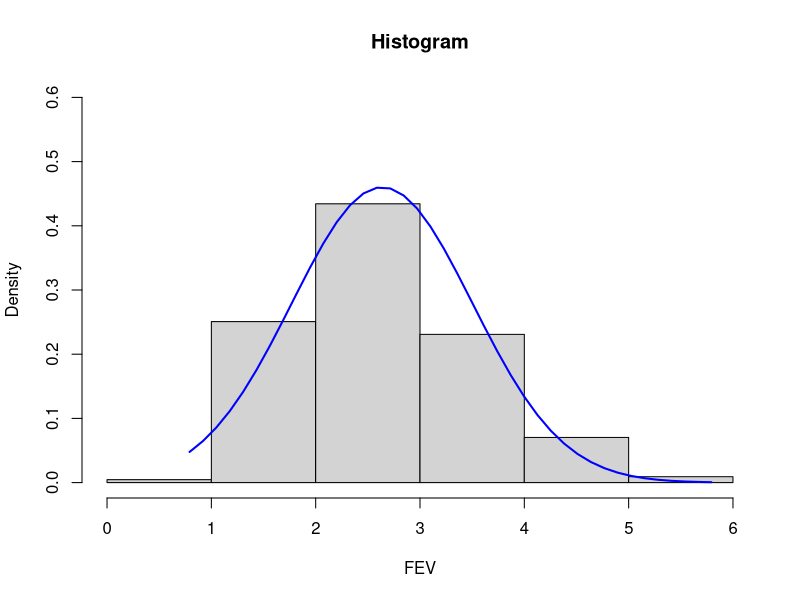
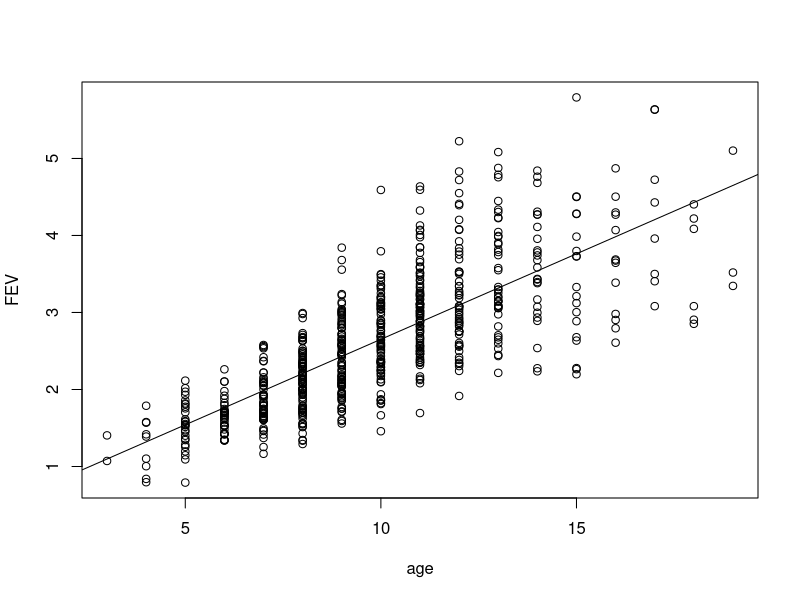
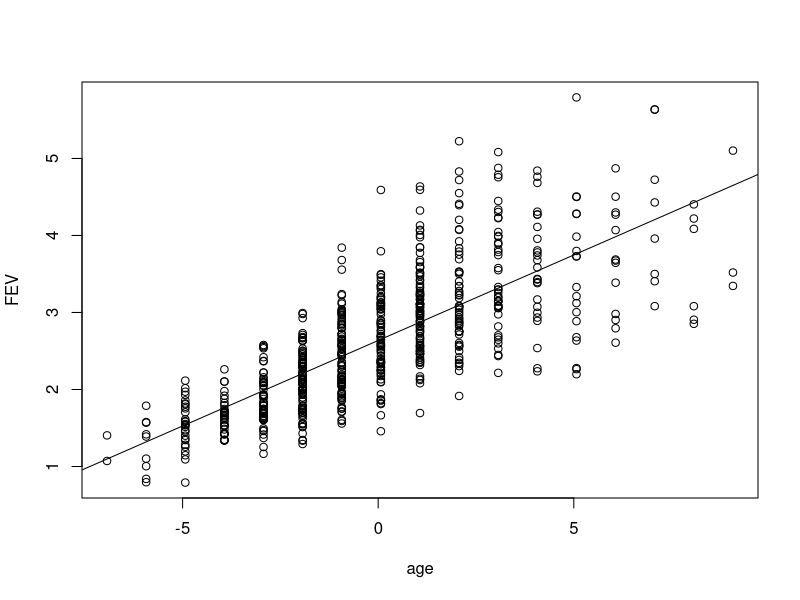
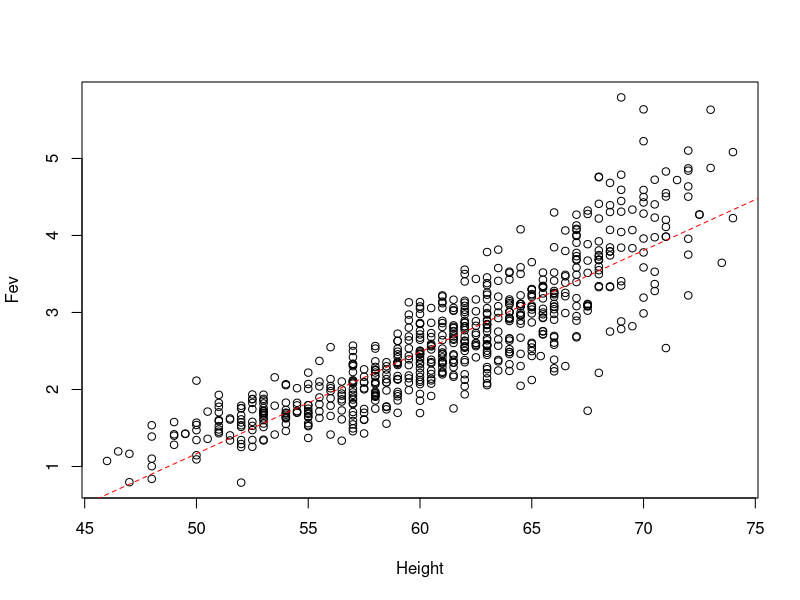
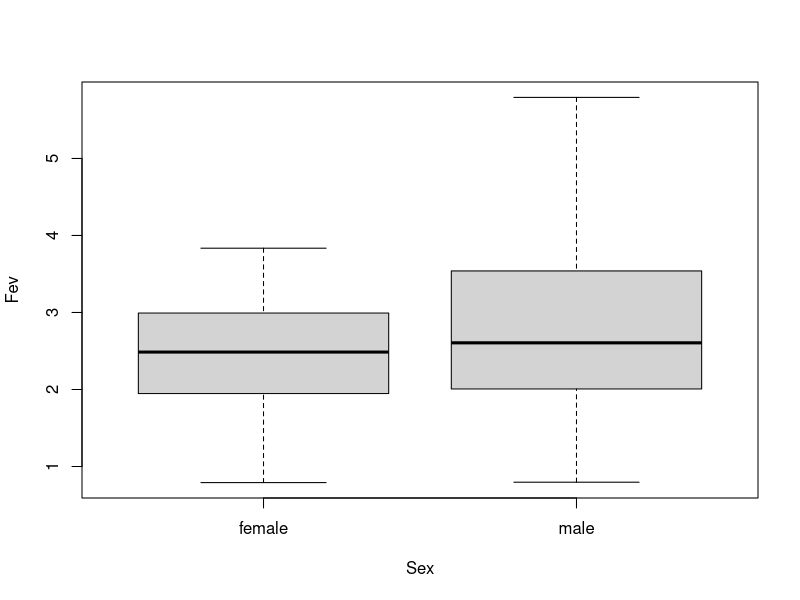
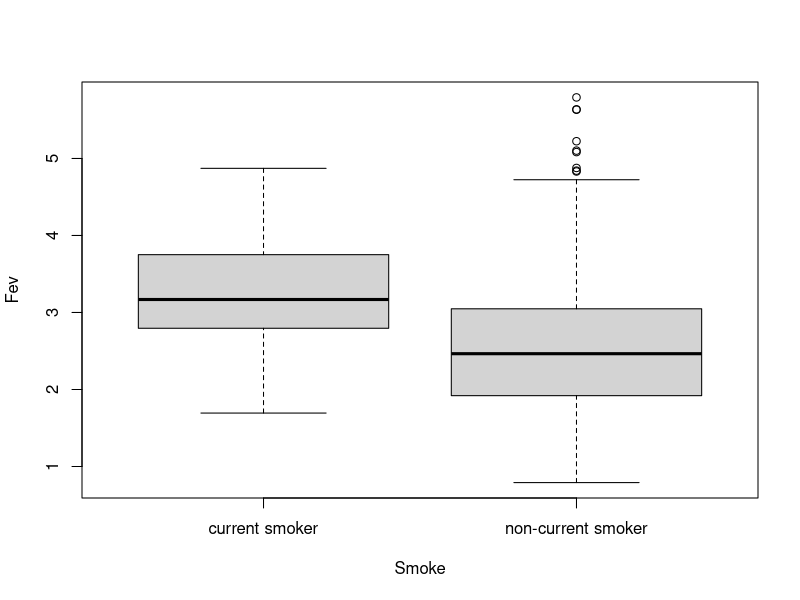
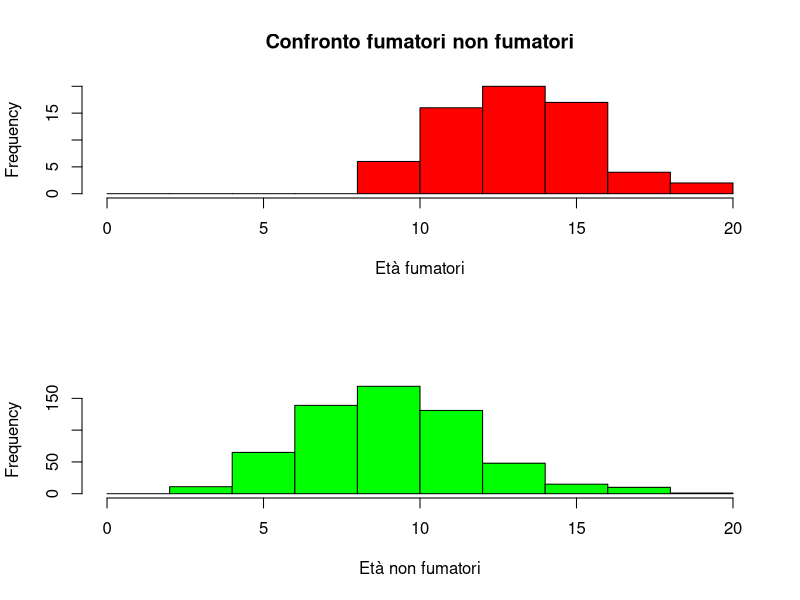
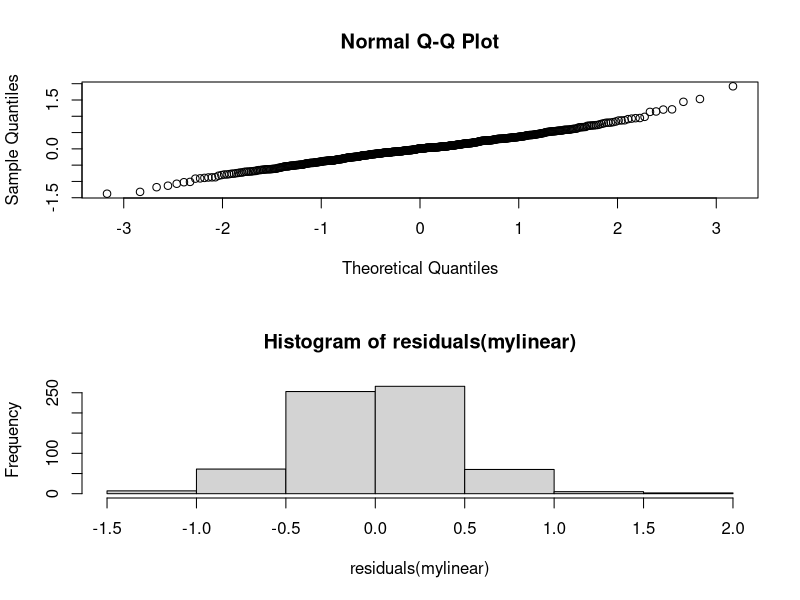

Here is the R script that generated these plots, in order:
rm(list=ls())
#setwd("/Users/eciliberto/Documents/corsi_statistica/R/R_definitivo/Introduction_R/data")  ###define your working directory (the folder where you saved data)
data<-read.csv("fev.csv",head=T,sep="")#ho messo il csv nella mia mia directory
dim(data)
# We can get basic descriptives for the entire data set by using summary
names(data)
head(data)
summary(data)
str(data)

#Esercizio 3: Plot an histogram of fever with an overlapping normal density curve.
hist(data$fev,c(0,1,2,3,4,5,6),freq=F,main="Histogram",xlab="FEV",ylim=c(0,0.6))
m<-mean(data$fev)
std<-sqrt(var(data$fev))
x<-seq(min(data$fev), max(data$fev), length = 40)
y<-dnorm(x, mean=m, sd=std)
lines(x,y,col="blue", lwd=2)

#Esercizio 4 : Graph a scatter plot of fever vs age and and include a linear fit.
plot(data$age,data$fev,xlab="age",ylab="FEV")
abline(lm(data$fev~data$age))

#Esercizio 5: Fit a linear regression model for fever vs age and examine the regression coefficients.
mylinear.age<-lm(fev~age,data=data)
summary(mylinear.age)
confint(mylinear.age, level = 0.95)

#Nel modello di regressione lineare l'intercetta è il valore che assume la variabile dipendente quando la 
#variabile indipendente è uguale a 0, graficamente il valore dell'intercetta è il punto dove la retta del 
#modello lineare incontra l'asse Y. In questo caso essa è pari a 0.43

#All'aumentare di un anno di vita la FEV aumenta di 0.222

#Sulla base dell'intervallo di confidenza posso concludere (con una confidenza del 95%) che la Fev dipende dall'età in quanto i limiti
#dell'intervallo di confidenza non includono il valore 0 e sono tutti e 2 maggiori di 0

#Esercizio 6: After generating a variable indicating the age centered at its mean value (cage)
#re-fit a linear regression model for fever vs cage and examine the regression coefficients.
data$cage <- data$age - mean(data$age)
mylinear.cage <- lm(fev~cage,data=data)
summary(mylinear.age)
confint(mylinear.age)
plot(data$cage,data$fev,xlab="age",ylab="FEV")
abline(lm(data$fev~data$cage))

#Nel modello di regressione lineare l'intercetta è il valore che assume la variabile dipendente quando la 
#variabile indipendente è uguale a 0, graficamente il valore dell'intercetta è il punto dove la retta del 
#modello lineare incontra l'asse Y. In questo caso essa è pari a 0.43

#Si possono trarre le stesse conclusioni sia usando l'età che l'età centrata sulla la media

#Sulla base dell'intervallo di confidenza posso concludere (con una confidenza del 95%) che la Fev dipende dall'età centrata 
#sulla media in quanto i limiti dell'intervallo di confidenza non includono il valore 0 e sono tutti e 2 maggiori di 0

#Esercizio 7: Graph a scatter plot of fever vs height and and include a linear fit.
plot(data$height,data$fev,xlab="Height",ylab="Fev")
abline(lm(data$fev~data$height), col= "red", lty = 2)

#Esercizio 8: After generating a variable indicating the height centered at its mean value (cheight)
#fit a linear regression model for fever vs cheight and examine the regression coefficients.
data$cheight<-data$height-mean(data$height)
mylinear.height<-lm(fev~cheight,data=data)
summary(mylinear.height)
confint(mylinear.height)

#Nel modello di regressione lineare l'intercetta è il valore che assume la variabile dipendente quando la 
#variabile indipendente è uguale a 0, graficamente il valore dell'intercetta è il punto dove la retta del 
#modello lineare incontra l'asse Y. In questo caso essa è pari a 0.13

#All'aumento di un unità dell'altezza centrata sulla media la FEV aumenta di 0.13

#Sulla base dell'intervallo di confidenza posso concludere (con una confidenza del 95%) che la Fev dipende dall'altezza centrata 
#sulla media in quanto i limiti dell'intervallo di confidenza 
#non includono il valore 0 e sono tutti e 2 maggiori di 0

#Esercizio 9: Fit a linear regression model for fever vs sex and examine the regression coefficients.
data$sex <- factor(data$sex)
plot(data$sex, data$fev, xlab="Sex", ylab="Fev")
mylinear.sex<-lm(fev~sex,data=data)
summary(mylinear.sex)
confint(mylinear.sex)

mean(data[data$sex == "female",]$fev)

#Nel modello di regressione lineare l'intercetta è il valore che assume la variabile dipendente quando la 
#variabile indipendente è uguale a 0. In questo caso essa è pari a 2.45, essendo la variabile dicotomica,
#l'intercetta dovrebbe rappresentare la FEV media delle femmine.

#L'essere maschi aumenta la FEV aumenta di 0.36

#Sulla base dell'intervallo di confidenza posso concludere (con una confidenza del 95%) che la Fev dipende dal sesso 
#in quanto i limiti dell'intervallo di confidenza non includono il valore 0 e sono tutti e 2 maggiori di 0

#Esercizio 10: Fit a linear regression model for fever vs smoke and examine the regression coefficients.
data$smoke <- factor(data$smoke)
mylinear.smoke<-lm(fev~smoke,data=data)
summary(mylinear.smoke)
confint(mylinear.smoke)
plot(data$smoke, data$fev, xlab="Smoke", ylab="Fev")

#Nel modello di regressione lineare l'intercetta è il valore che assume la variabile dipendente quando la 
#variabile indipendente è uguale a 0. In questo caso essa è pari a 3.27, essendo la variabile dicotomica,
#l'intercetta dovrebbe rappresentare la Fev dei non current smokers

#Il non essere current smokers riduce la Fev di 0.71 

#Sulla base dell'intervallo di confidenza posso concludere (con una confidenza del 95%) che la Fev dipende dall'essere  
#current smokers in quanto i limiti dell'intervallo di confidenza non includono il valore 0 e sono tutti e 2 minori di 0


data$age.cat<-cut(data$age,breaks=c(0,10,15,20),right=F)
table(data$age.cat)


mylinear.agecat<-lm(fev~age.cat,data=data)
summary(mylinear.agecat)
confint(mylinear.agecat)

#Esercizio 11: Fit a linear regression model for fever with all the variables and examine the regression coefficients.
mylinear<-lm(fev~cage+cheight+sex+smoke,data=data)
summary(mylinear)
confint(mylinear)

#Dal modello ottenuto si può desumere che l'età, l'altezza ed il sesso abbiano un influenza sulla Fev
#mentre il fumo, che nella regressione lineare semplice pareva avere una influenza sulla Fev
#non sembrerebbe alterarla in maniera statisticamente significativa.
#Probabilmente gli unici fumatori sono gli adolescenti che è normale abbiamo una Fev maggiore!


par(mfrow = c(2,1))
hist(data[data$smoke=="current smoker",]$age, xlim = c(0, 20),
     xlab = "Età fumatori", main = "Confronto fumatori non fumatori", breaks = c(seq(0,20,2)),
     col = "red")
hist(data[data$smoke=="non-current smoker",]$age, xlim = c(0, 20),
     xlab = "Età non fumatori", main = "", breaks = c(seq(0,20,2)),
     col = "green")

#Esercizio 12: Perform the residual’s analysis, by checking they are normally distributed.
qqnorm(residuals(mylinear))
shapiro.test(residuals(mylinear))

#Dal Q-Q Plot mi aspetto che i residui abbiano una distribuzione analoga a quella del campione teorico
#e che quindi i punti sul grafico si dispongano a formare una retta
#La parte centrale dei valori sembra avere una distribuzione normale, mentre gli estremi no

#Il test di Shapiro serve parte dall'ipotesi che la distribuzione sia normale (ipotesi nulla)
#Il risultato del test di Shapiro contraddice l'ipotesi nulla per cui i residui non hanno distribuzione normale

hist(residuals(mylinear))
plot(fitted(mylinear),residuals(mylinear),xlab="valori stimati",ylab="Residui")
abline(h=0)

newdata1<- with(data, data.frame(cage=0,cheight=0,sex=c("female","male","female","male"),smoke=c("current smoker","current smoker","non-current smoker","non-current smoker")))
newdata1
newdata2 <- cbind(newdata1, predict(mylinear, newdata = newdata1,se.fit = TRUE))
newdata2
pred.w.clim <- predict(mylinear, newdata1, interval = "confidence")
cbind(newdata2,pred.w.clim)

